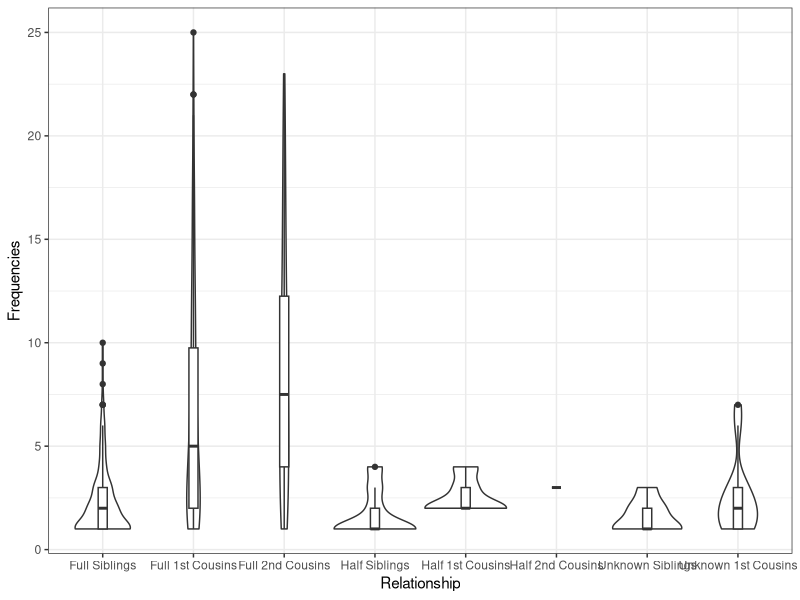

Recreate this plot in R.
library(plyr)
library(ggplot2)
library(rstudioapi)

###Set working directory to source file location.
setwd(dirname(rstudioapi::getActiveDocumentContext()$path))

###Read in data for fam36415.
data <- read.delim("fam36415_results.csv")

###Drop data with IDs that equal 0.
data <- data[!(data$Indiv1 == '0' | data$Indiv2 == '0'),]
data <- na.omit(data)

###Limit frequencies to only 0 GD relationships.
mydata <- data[data$generation.depth == '0', ]

###Concatenate GD and ME into one column for frequency counts.
mydata$relation <- paste(mydata$relationship.type,",", mydata$generation.depth, ",", mydata$meioses.events)

###Create frequency data frame.
sel_col <- c('Indiv1', 'relation')
frequency <- count(mydata, sel_col)

###Rename columns
names(frequency)[3] <- 'Frequencies'
names(frequency)[2] <- 'Relationship_Type'

###Create violin plot.
vp <- ggplot(frequency, aes(x=factor(Relationship_Type), y=Frequencies)) +
               geom_violin() + geom_boxplot(width=0.1) +
  scale_x_discrete(name ='Relationship', labels=c('Full Siblings','Full 1st Cousins', 'Full 2nd Cousins', 
  'Half Siblings', 'Half 1st Cousins', 'Half 2nd Cousins', 'Unknown Siblings', 'Unknown 1st Cousins')) +
  theme_bw()
vp
